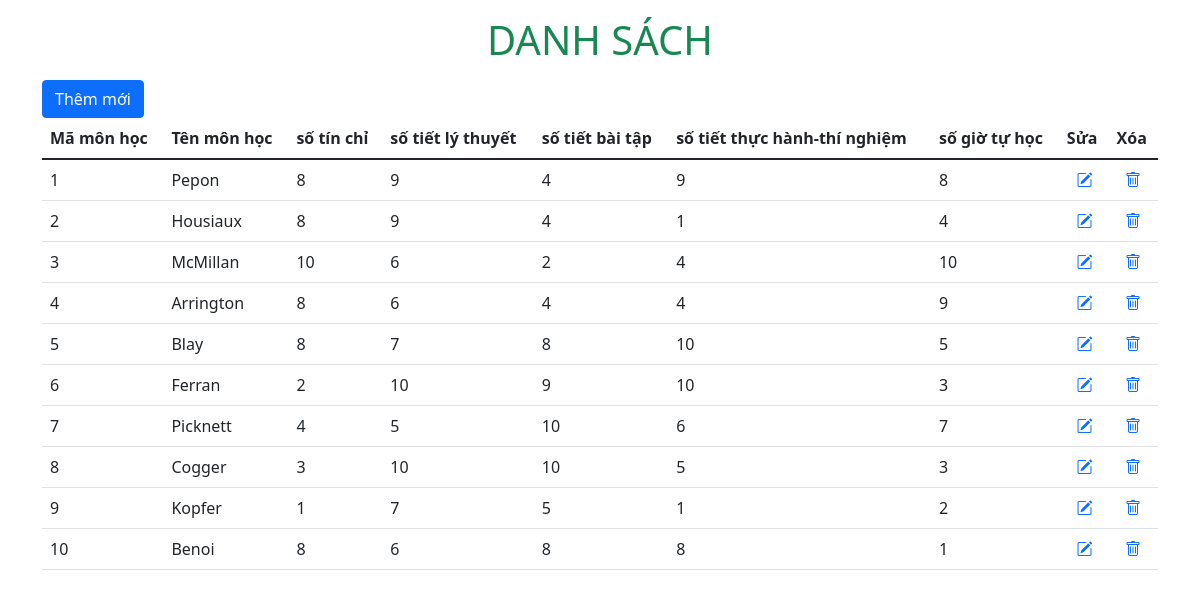
The page / on the database its author committed.
### tables this page shows
CREATE TABLE `qldh` (
  `mamh` int(11) NOT NULL,
  `ten_mh` varchar(50) NOT NULL,
  `sotinchi` varchar(20) NOT NULL,
  `sotiet_lt` varchar(20) NOT NULL,
  `sotiet_bt` varchar(20) NOT NULL,
  `sotiet_thtn` varchar(20) NOT NULL,
  `sogio_tuhoc` varchar(20) NOT NULL
);

### src/controller/controller.php (called while the page is built, shortened)
<?php
    require_once 'model/model.php';
    class controller{
        function index(){
            $Model = new model();
            $datas = $Model->getAllUsers();
            require_once('view/index.php');
        }
    }
?>

### src/index.php (called while the page is built, shortened)
<?php
    require_once "controller/controller.php";
    $object = new controller();
    $object->$action();
?>

### src/model/model.php (called while the page is built, shortened)
<?php
    class model{
        public function connectDb() {
            $connection = mysqli_connect(DB_HOST, DB_USERNAME, DB_PASSWORD, DB_NAME);
            return $connection;
        }
        public function getAllUsers(){
            $conn = $this->connectDb();
            $sql = "SELECT * FROM qldh";
            $result = mysqli_query($conn,$sql);
            if(mysqli_num_rows($result) > 0){
                $arr_users = mysqli_fetch_all($result, MYSQLI_ASSOC);
            }
            return $arr_users;
        }
    }
?>

### src/view/index.php (the view, shortened to what this page needs)
<?php include("template/header.php"); ?>
<div class="container">
<h1 class="text-center text-success m-3"> DANH SÁCH </h1>
    <div>
        <a class="btn btn-primary" href="index.php?act=add">Thêm mới</a>
    </div>
    <table class="table">
            <thead>
                <tr>
                    <th scope="col">Mã môn học</th>
                    <th scope="col">Tên môn học</th>
                    <th scope="col">số tín chỉ</th>
                    <th scope="col">số tiết lý thuyết</th>
                    <th scope="col">số tiết bài tập</th>
                    <th scope="col">số tiết thực hành-thí nghiệm</th>
                    <th scope="col">số giờ tự học</th>
                    <th scope="col">Sửa</th>
                    <th scope="col">Xóa</th>
                </tr>
            </thead>
            <tbody>
            <?php foreach ($datas AS $data) : ?>
                <tr>
                <td><?php echo $data['mamh'] ?></td>
                <td><?php echo $data['ten_mh'] ?></td>
                <td><?php echo $data['sotinchi'] ?></td>
                  <td><?php echo $data['sotiet_lt'] ?></td>
                  <td><?php echo $data['sotiet_bt'] ?></td>
                  <td><?php echo $data['sotiet_thtn'] ?></td>
                  <td><?php echo $data['sogio_tuhoc'] ?></td>
                  <td></td>
                <td>
                    <?php
                    $urlEdit =
                        "index.php?act=edit&id=" . $data['mamh'];
                    $urlDelete =
                        "index.php?act=delete&id=" . $data['mamh'];
                    ?>
                    <a href="<?php echo $urlEdit?>"><i class="bi bi-pencil-square" style="margin-left:-40px"></i></a> &nbsp;
                    <a onclick="return confirm('Bạn chắc chắn muốn xóa?')"
                       href="<?php echo $urlDelete?>">
                       <i class="bi bi-trash"style="margin-left:20px"></i>
                    </a>
                </td>
            </tr>
                    <?php endforeach; ?>
            </tbody>
    </table>
</div>
</body>
</html>

### src/view/template/header.php (shortened to what this page needs)
<!DOCTYPE html>
<html lang="en">
<head>
    <link rel="stylesheet" href="https://cdn.jsdelivr.net/npm/bootstrap-icons@1.7.2/font/bootstrap-icons.css">
    <link href="https://cdn.jsdelivr.net/npm/bootstrap@5.1.3/dist/css/bootstrap.min.css" rel="stylesheet">
</head>
<body>

### rows shown on the page
qldh: mamh "1", ten_mh "Pepon", sotinchi "8", sotiet_lt "9", sotiet_bt "4", sotiet_thtn "9", sogio_tuhoc "8"
qldh: mamh "2", ten_mh "Housiaux", sotinchi "8", sotiet_lt "9", sotiet_bt "4", sotiet_thtn "1", sogio_tuhoc "4"
qldh: mamh "3", ten_mh "McMillan", sotinchi "10", sotiet_lt "6", sotiet_bt "2", sotiet_thtn "4", sogio_tuhoc "10"
qldh: mamh "4", ten_mh "Arrington", sotinchi "8", sotiet_lt "6", sotiet_bt "4", sotiet_thtn "4", sogio_tuhoc "9"
qldh: mamh "5", ten_mh "Blay", sotinchi "8", sotiet_lt "7", sotiet_bt "8", sotiet_thtn "10", sogio_tuhoc "5"
qldh: mamh "6", ten_mh "Ferran", sotinchi "2", sotiet_lt "10", sotiet_bt "9", sotiet_thtn "10", sogio_tuhoc "3"
qldh: mamh "7", ten_mh "Picknett", sotinchi "4", sotiet_lt "5", sotiet_bt "10", sotiet_thtn "6", sogio_tuhoc "7"
qldh: mamh "8", ten_mh "Cogger", sotinchi "3", sotiet_lt "10", sotiet_bt "10", sotiet_thtn "5", sogio_tuhoc "3"
qldh: mamh "9", ten_mh "Kopfer", sotinchi "1", sotiet_lt "7", sotiet_bt "5", sotiet_thtn "1", sogio_tuhoc "2"
qldh: mamh "10", ten_mh "Benoi", sotinchi "8", sotiet_lt "6", sotiet_bt "8", sotiet_thtn "8", sogio_tuhoc "1"
